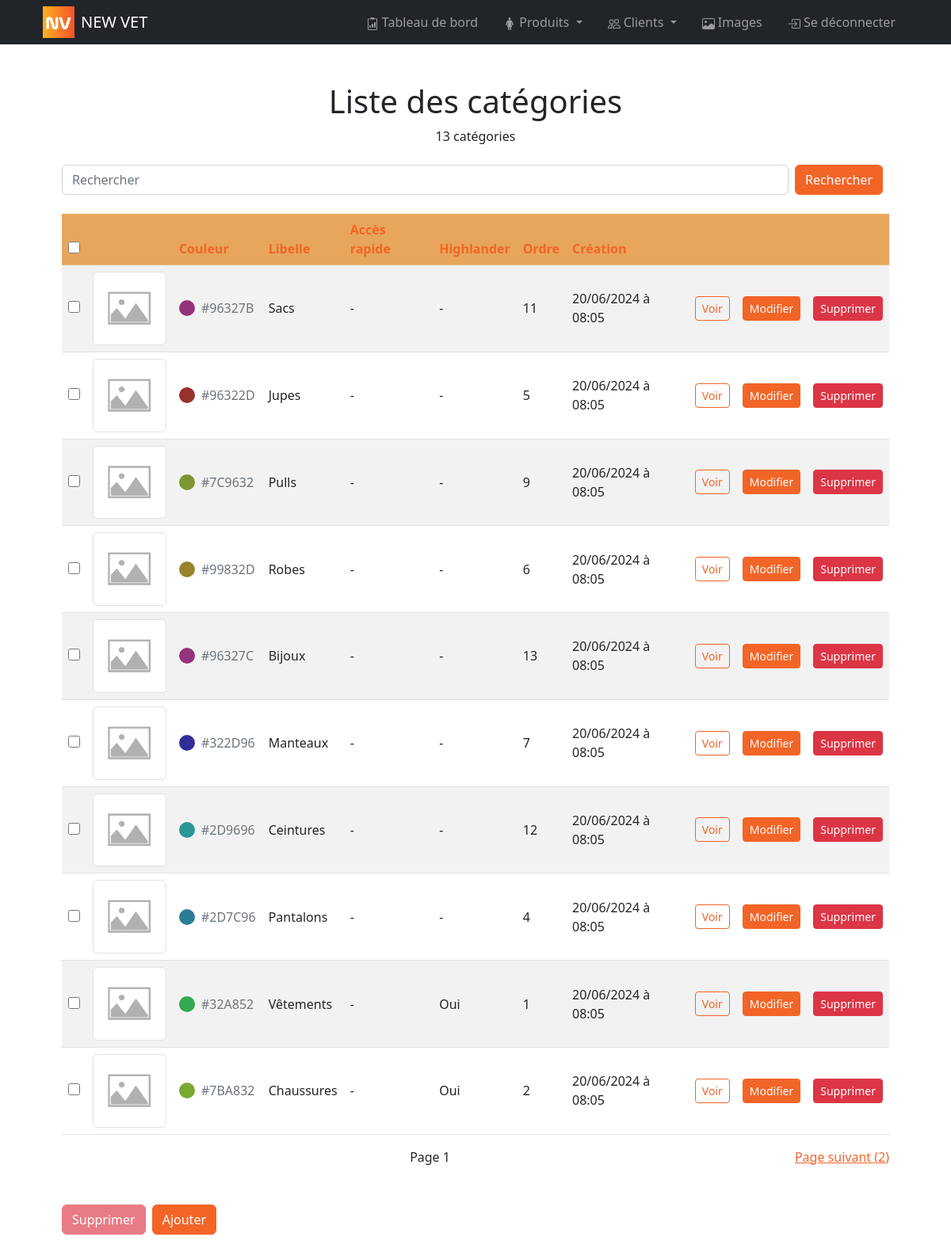
/bo/pages/categories/index.php (signed in), run on the app's committed database.
### tables this page shows
CREATE TABLE category(
        slug VARCHAR (50) NOT NULL UNIQUE,
        libelle VARCHAR (50) NOT NULL,
        image_slug VARCHAR (50),
        is_highlander BOOLEAN NOT NULL DEFAULT 0,
        sort_order INT,
        color VARCHAR (7) NOT NULL UNIQUE DEFAULT '#000000',
        is_quick_access BOOLEAN NOT NULL DEFAULT 0,
        is_deleted BOOLEAN NOT NULL DEFAULT 0,
        created_at DATETIME NOT NULL DEFAULT NOW(),
        CONSTRAINT category_PK PRIMARY KEY (slug)
);

### controllers/category.php (called while the page is built, shortened)
<?php
function getCategories($search = null, $is_highlander = false, $is_quick_access = false, $exclude = array(), $include = array(), $sort =  array(array('order' => 'ASC', 'order_by' => 'sort_order')), $offset = null, $per_page = 10)
{
    $sql = "SELECT * FROM category";
    $sql .= " WHERE 1 = 1";
    $sql .= " AND is_deleted = 0";
    if ($sort) {
        $sql .= " ORDER BY ";
        foreach ($sort as $key => $value) {
            $sql .= "COALESCE(" . $value['order_by'] . ", 9999999) " . strtoupper($value['order']);
        }
    }
    if ($per_page) $sql .= " LIMIT :per_page";
    $params = array();
    if ($per_page) $params[":per_page"] = $per_page;
    $result = Database::queryAll($sql, $params);
    return $result['data'];
}
function getCategoriesCount($search = null, $is_highlander = false, $is_quick_access = false, $exclude = array(), $include = array())
{
    $sql = "SELECT COUNT(*) as count FROM category";
    $sql .= " WHERE 1 = 1";
    $sql .= " AND is_deleted = 0";
    $params = array();
    $result = Database::queryOne($sql, $params);
    return $result['data']['count'];
}

### utils/database.php (called while the page is built, shortened)
<?php
class Database
{
    private static $dbHost = DB_HOST;
    private static $dbName = DB_NAME;
    private static $dbUser = DB_USER;
    private static $dbPass = DB_PASSWORD;
    private static $forcedStringParams = array(':email', ':password', ':token', ':code', ':name', ':libelle');
    private static $forcedIntParams = array(':per_page', ':offset', ':customer_id', ':admin_id');
    private static $forcedBoolParams = array(':is_deleted');
    private static $connection = null;
    private static function connect()
    {
        if (self::$connection === null) {
            try {
                self::$connection = new PDO("mysql:host=" . self::$dbHost . ";dbname=" . self::$dbName, self::$dbUser, self::$dbPass);
                self::$connection->setAttribute(PDO::ATTR_ERRMODE, PDO::ERRMODE_EXCEPTION);
            } catch (PDOException $e) {
                if (defined('APP_DEBUG') && APP_DEBUG) die("Erreur lors de la connexion à la base de données: " . $e->getMessage());
            }
        }
    }
    public static function queryAll(string $query, array $params = array())
    {
        $data = array();
        $success = true;
        $error = null;
        try {
            $statement = self::$connection->prepare($query);
            foreach ($params as $key => $value) {
                if (is_int($value) || in_array($key, self::$forcedIntParams)) {
                    $statement->bindValue($key, $value, PDO::PARAM_INT);
                } elseif (is_bool($value) || in_array($key, self::$forcedBoolParams)) {
                    $statement->bindValue($key, $value, PDO::PARAM_BOOL);
                } elseif (is_string($value) || in_array($key, self::$forcedStringParams)) {
                    $statement->bindValue($key, htmlspecialchars($value), PDO::PARAM_STR);
                } elseif (is_null($value)) {
                    $statement->bindValue($key, $value, PDO::PARAM_NULL);
                } else {
                    $statement->bindValue($key, $value);
                }
            }
            $statement->execute();
            $data = $statement->fetchAll(PDO::FETCH_ASSOC);
        } catch (PDOException $e) {
            $success = false;
            $error = $e->getMessage();
            self::handleError($query, $params, $error);
        }
        return array(
            'success' => $success,
            'data' => $data,
            'error' => $error
        );
    }
    public static function queryOne(string $query, array $params = array())
    {
        $data = array();
        $success = true;
        $error = null;
        try {
            $statement = self::$connection->prepare($query);
            foreach ($params as $key => $value) {
                if (is_int($value) || in_array($key, self::$forcedIntParams)) {
                    $statement->bindValue($key, $value, PDO::PARAM_INT);
                } elseif (is_bool($value) || in_array($key, self::$forcedBoolParams)) {
                    $statement->bindValue($key, $value, PDO::PARAM_BOOL);
                } elseif (is_string($value) || in_array($key, self::$forcedStringParams)) {
                    $statement->bindValue($key, htmlspecialchars($value), PDO::PARAM_STR);
                } elseif (is_null($value)) {
                    $statement->bindValue($key, $value, PDO::PARAM_NULL);
                } else {
                    $statement->bindValue($key, $value);
                }
            }
            $statement->execute();
            $data = $statement->fetch(PDO::FETCH_ASSOC);
        } catch (PDOException $e) {
            $success = false;
            $error = $e->getMessage();
            self::handleError($query, $params, $error);
        }
        return array(
            'success' => $success,
            'data' => $data,
            'error' => $error
        );
    }
}

### controllers/image.php (called while the page is built, shortened)
<?php
function getImage($slug)
{
    $sql = "SELECT * FROM image WHERE slug = :slug;";
    $params = array(":slug" => $slug);
    $result = Database::queryOne($sql, $params);
    return $result['data'];
}

### helpers/image_or_placeholder.php (called while the page is built)
<?php
function image_or_placeholder($img_path, $full_placeholder_path = 'assets/img/default-img.webp')
{
    $full_img_path = APP_UPLOAD_PATH . $img_path;
    $full_img_url = APP_UPLOAD_URL . $img_path;
    if ($img_path && file_exists($full_img_path)) {
        return $full_img_url;
    } else {
        return APP_URL . $full_placeholder_path;
    }
}

### helpers/fr_datetime.php (called while the page is built)
<?php
function fr_datetime($inputDate) {
    $dateTime = new DateTime($inputDate);
    $formattedDate = $dateTime->format('d/m/Y à H:i');
    return $formattedDate;
}

### bo/pages/categories/index.php (the view, shortened to what this page needs)
<?php
include_once APP_PATH . "controllers/category.php";
include_once APP_PATH . "helpers/fr_datetime.php";
include_once APP_PATH . "controllers/image.php";
$search = isset($_GET['search']) ? $_GET['search'] : null;
$order_by = isset($_GET['order_by']) ? $_GET['order_by'] : 'created_at';
$order = isset($_GET['order']) && $_GET['order'] == 'desc' ? 'DESC' : 'ASC';
$page = isset($_GET['page']) ? $_GET['page'] : 1;
$new_order = $order == 'DESC' ? 'asc' : 'desc';
$sort = array(array('order' => $order, 'order_by' => $order_by));
$categories_count = getCategoriesCount($search, null, null, null, null);
$per_page = 10;
$offset = ($page - 1) * $per_page;
$maxPage = ceil($categories_count / $per_page);
$categories = getCategories($search, null, null, null, null, $sort, $offset, $per_page);
?>
<!DOCTYPE html>
<html lang="fr">
<head>
    <link href="<?= APP_URL ?>bo/style/bootstrap.css" rel="stylesheet">
    <link href="<?= APP_URL ?>bo/style/main.css" rel="stylesheet">
</head>
<body>
    <?php include_once APP_PATH . "bo/partials/header.php"; ?>
    <div class="container p-4 p-lg-5">
        <h1 class="text-center">Liste des catégories</h1>
        <p class="text-center"><?= $categories_count ?> catégorie<?php if ($categories_count > 1) : ?>s<?php endif; ?></p>
        <form class="d-flex justify-content-between my-4" method="GET">
            <input class="form-control mr-sm-2" id="search" type="search" placeholder="Rechercher" aria-label="Search" name="search" value="<?= $search ?>">
            <button class="btn btn-primary mx-2 my-sm-0" type="submit">Rechercher</button>
        </form>
        <table class="table table-striped">
            <thead>
                <tr class="table-primary">
                    <th scope='col' colspan='1'><input type="checkbox" onclick="toggleAll()"></th>
                    <th scope='col' colspan='1'>&nbsp;</th>
                    <th scope='col'><a class="text-decoration-none" href="?search=<?= $search ?>&page=<?= $page ?>&order_by=color&order=<?= $new_order ?>">Couleur</a></th>
                    <th scope='col'><a class="text-decoration-none" href="?search=<?= $search ?>&page=<?= $page ?>&order_by=name&order=<?= $new_order ?>">Libelle</a></th>
                    <th scope='col'><a class="text-decoration-none" href="?search=<?= $search ?>&page=<?= $page ?>&order_by=is_quick_access&order=<?= $new_order ?>">Accès rapide</a></th>
                    <th scope='col'><a class="text-decoration-none" href="?search=<?= $search ?>&page=<?= $page ?>&order_by=is_highlander&order=<?= $new_order ?>">Highlander</a></th>
                    <th scope='col'><a class="text-decoration-none" href="?search=<?= $search ?>&page=<?= $page ?>&order_by=sort_order&order=<?= $new_order ?>">Ordre</a></th>
                    <th scope='col'><a class="text-decoration-none" href="?search=<?= $search ?>&page=<?= $page ?>&order_by=created_at&order=<?= $new_order ?>">Création</a></th>
                    <th scope='col' colspan='3'>&nbsp;</th>
                </tr>
            </thead>
            <tbody>
                <?php
                foreach ($categories as $category) {
                ?>
                    <tr class="align-middle">
                        <td><input id="category_<?= $category['slug'] ?>" type="checkbox" name="selected_categories[]" value="<?= $category['slug'] ?>"></td>
                        <td>
                            <?php $image = getImage($category['image_slug']); ?>
                            <img src="<?= image_or_placeholder(isset($image['path']) ? $image['path'] : '') ?>" class="img-thumbnail" width="100">
                        </td>
                        <td>
                            <div class="d-flex align-items-center gap-2">
                                <span style="background-color: <?= $category['color'] ?>; width: 20px; height: 20px; display: inline-block; border-radius: 50%; color; #fff"></span>
                                <span class="text-muted"><?= strtoupper($category['color']) ?></span>
                            </div>
                        </td>
                        <td><?= $category['libelle'] ?></td>
                        <td><?= $category['is_quick_access'] == 1 ? 'Oui' : '-' ?></td>
                        <td><?= $category['is_highlander'] == 1 ? 'Oui' : '-' ?></td>
                        <td><?= $category['sort_order'] ? $category['sort_order'] : '-' ?></td>
                        <td><?= fr_datetime($category['created_at']) ?></td>
                        <td><a href="<?= FRONT_URL ?>produits?categories=<?= $category['slug'] ?>" class="btn btn-outline-primary btn-sm" target="_blank">Voir</a></td>
                        <td><a href="<?= APP_URL ?>bo/pages/categories/modify_category.php?slug=<?= $category['slug'] ?>" class="btn btn-primary btn-sm">Modifier</a></td>
                        <td><a href="<?= APP_URL ?>bo/pages/categories/delete_category.php?slug=<?= $category['slug'] ?>" class="btn btn-danger btn-sm">Supprimer</a></td>
                    </tr>
                <?php
                }
                ?>
            </tbody>
        </table>
        <div class="d-flex justify-content-between my-2">
            <?php if ($page > 1) : ?>
                <a href="?search=<?= $search ?>&page=<?= $page - 1 ?>&order_by=<?= $order_by ?>&order=<?= $order ?>">Page précédent (<?= $page - 1 ?>)</a>
            <?php else : ?>
                <span>&nbsp;</span>
            <?php endif; ?>
            <span>Page <?= $page ?></span>
            <?php if ($page < $maxPage) : ?>
                <a href="?search=<?= $search ?>&page=<?= $page + 1 ?>&order_by=<?= $order_by ?>&order=<?= $order ?>">Page suivant (<?= $page + 1 ?>)</a>
            <?php else : ?>
                <span>&nbsp;</span>
            <?php endif; ?>
        </div>
        <div class="d-flex justify-content-start gap-2 my-5">
            <button id="delete-categories" class="btn btn-danger" disabled onclick="deleteSelectedCategories()">Supprimer</button>
            <a href="<?= APP_URL ?>bo/pages/categories/create_category.php" class="btn btn-primary">Ajouter</a>
        </div>
    </div>
</body>
</html>

### bo/partials/header.php (shortened to what this page needs)
<nav class="navbar navbar-expand-lg navbar-dark bg-dark">
    <div class="container px-4">
        <a style="text-decoration: none" class="d-flex justify-content-start" href="<?= APP_URL ?>bo/pages/index.php">
            <img src="<?= APP_URL ?>assets/logo.jpg" alt="Logo" width="40" height="40">
            <span class="mx-2 navbar-brand"><?= APP_NAME ?></span>
        </a>
        <div class="collapse navbar-collapse" id="navbarSupportedContent">
            <ul class="navbar-nav ms-auto mb-2 mb-lg-0">
                <li class="nav-item mx-lg-2"><a class="nav-link" aria-current="page" href="<?= APP_URL ?>bo/pages/dashboard.php">
                        <span>Tableau de bord</span>
                    </a>
                </li>
                <li class="nav-item mx-lg-2 dropdown">
                    <a class="nav-link dropdown-toggle" href="#" id="navbarDropdownProducts" role="button" data-bs-toggle="dropdown" aria-expanded="false">
                        <span>Produits</span>
                    </a>
                </li>
                <li class="nav-item mx-lg-2 dropdown">
                    <a class="nav-link dropdown-toggle" href="#" id="navbarDropdownCustomers" role="button" data-bs-toggle="dropdown" aria-expanded="false">
                        <span>Clients</span>
                    </a>
                </li>
                <li class="nav-item mx-lg-2"><a class="nav-link" aria-current="page" href="<?= APP_URL ?>bo/pages/images/index.php">
                        <span>Images</span>
                    </a>
                </li>
                <li class="nav-item mx-lg-2">
                    <a class="nav-link" aria-current="page" href="<?= APP_URL ?>bo/pages/logout.php">
                        <span>Se déconnecter</span>
                    </a>
                </li>
            </ul>
        </div>
    </div>
</nav>

### bo/style/main.css (style rules this page uses)
:root { --primary: #F1452B; --secondary: #FEBD21; }
input[type="checkbox"] { accent-color: var(--primary); width: 15px; height: 15px; }

### data on the page
category: color "#96327B", libelle "Sacs", sort_order "11", created_at "20/06/2024 à 08:05"
category: color "#96322D", libelle "Jupes", sort_order "5", created_at "20/06/2024 à 08:05"
category: color "#7C9632", libelle "Pulls", sort_order "9", created_at "20/06/2024 à 08:05"
category: color "#99832D", libelle "Robes", sort_order "6", created_at "20/06/2024 à 08:05"
category: color "#96327C", libelle "Bijoux", sort_order "13", created_at "20/06/2024 à 08:05"
category: color "#322D96", libelle "Manteaux", sort_order "7", created_at "20/06/2024 à 08:05"
category: color "#2D9696", libelle "Ceintures", sort_order "12", created_at "20/06/2024 à 08:05"
category: color "#2D7C96", libelle "Pantalons", sort_order "4", created_at "20/06/2024 à 08:05"
category: color "#32A852", libelle "Vêtements", is_highlander "Oui", sort_order "1", created_at "20/06/2024 à 08:05"
category: color "#7BA832", libelle "Chaussures", is_highlander "Oui", sort_order "2", created_at "20/06/2024 à 08:05"

### other printed values
APP_NAME "NEW VET"
$categories_count "13"
$page "1"
$page + 1 "2"
